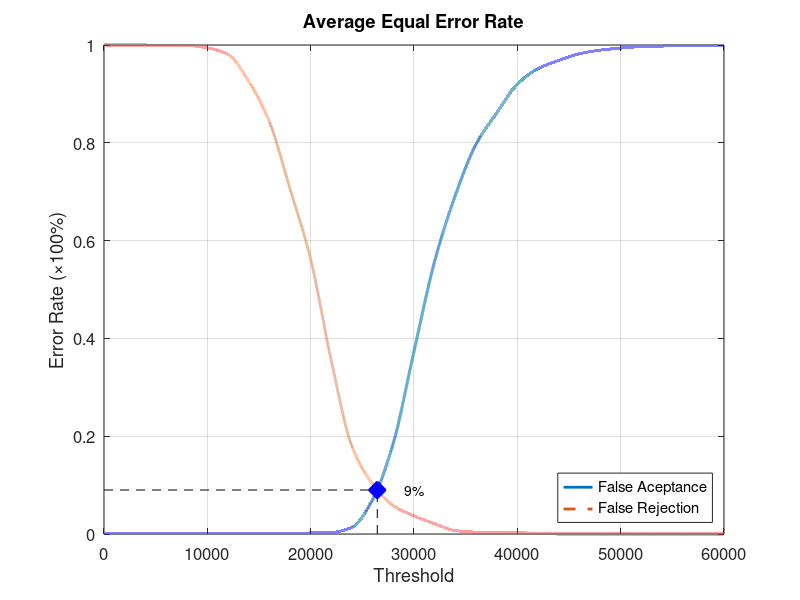
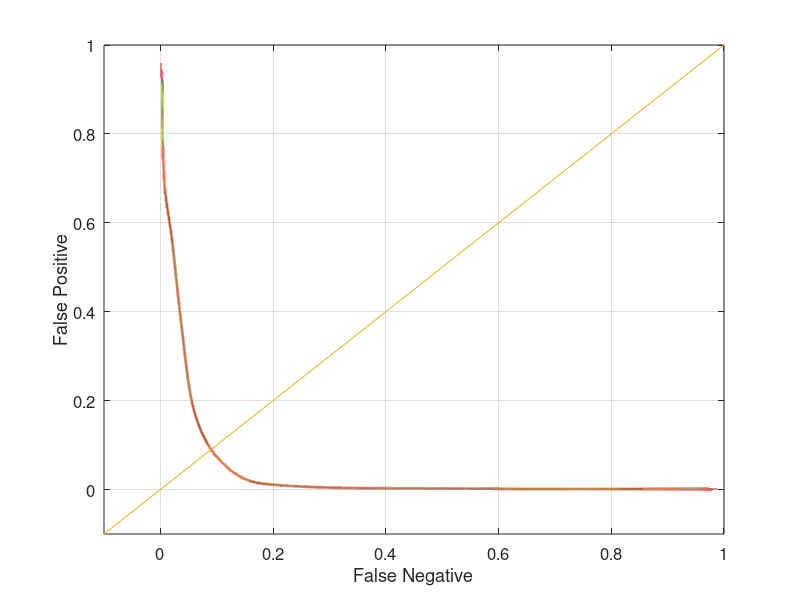

The MATLAB source for these figures, in order:
function yEER = Database4Average
close all;
clear;
clc;
x = 0:2000:60000;
xq = 0:0.5:60000;

y0 = [0 0.00105263 0.00105263 0.00105263 0.00105263 0.00105263 0.00105263 0.00105263 0.00105263 0.00105263 0.00210526 0.0031579 0.0136842 0.0705263 0.186316 0.373684 0.557895 0.692632 0.796842 0.861053 0.92 0.951579 0.968421 0.982105 0.989474 0.993684 0.996842 0.997895 0.998947 0.998947 1];
yy0 = interp1(x, y0, xq, 'pchip');
y1 = [1 1 1 0.999 0.999 0.994 0.981 0.926 0.843 0.706 0.562 0.354 0.179 0.102 0.058 0.037 0.021 0.007 0.004 0.004 0.003 0.001 0 0 0 0 0 0 0 0 0];
yy1 = interp1(x, y1, xq, 'pchip');

% Calculating EER: 
y2 = abs(y0 - y1);
find(y2 == min(y2))
yy2 = abs(yy0 - yy1);
xEER = find(yy2 == min(yy2));
xEERIndex = xq(xEER) % X-axis EER
yEER = yy0(xEER) % Y-axis EER

main = figure
plot(xq, yy0,'-','LineWidth', 2);	hold on
plot(xq, yy1,'--','LineWidth', 2);	hold on
plot([xEERIndex xEERIndex], [0 yEER], 'k--');	hold on
plot([0 xEERIndex], [yEER yEER], 'k--');	hold on
plot(xEERIndex, yEER, 'bx', 'LineWidth', 10);	hold on
text(xEERIndex + 10 * xEERIndex / 100, yEER, [num2str(round((10000 * yEER)) / 100) '%'])
legend('False Aceptance', 'False Rejection', 'Location', 'SouthEast')
xlabel('Threshold')
ylabel('Error Rate (\times100%)')
title('Average Equal Error Rate')
set(gca, 'FontSize', 12)
axis([0 60000 0 1])
grid on

print(main, 'Database4AverageMain', '-dpng');
FNRxFPR = figure('Color', [1 1 1]);
plot(yy1, yy0, '-', yy1, yy0, 'LineWidth', 2);
hold on
y = -0.1:0.1:1
plot(y, y); 
set(gca, 'FontSize', 12)
xlabel('False Negative')
ylabel('False Positive')
axis([-0.1 1 -0.1 1])
set(gca, 'FontSize', 12)
grid on

print(FNRxFPR, 'Database4AverageFNRxFPR','-dpng');
end
